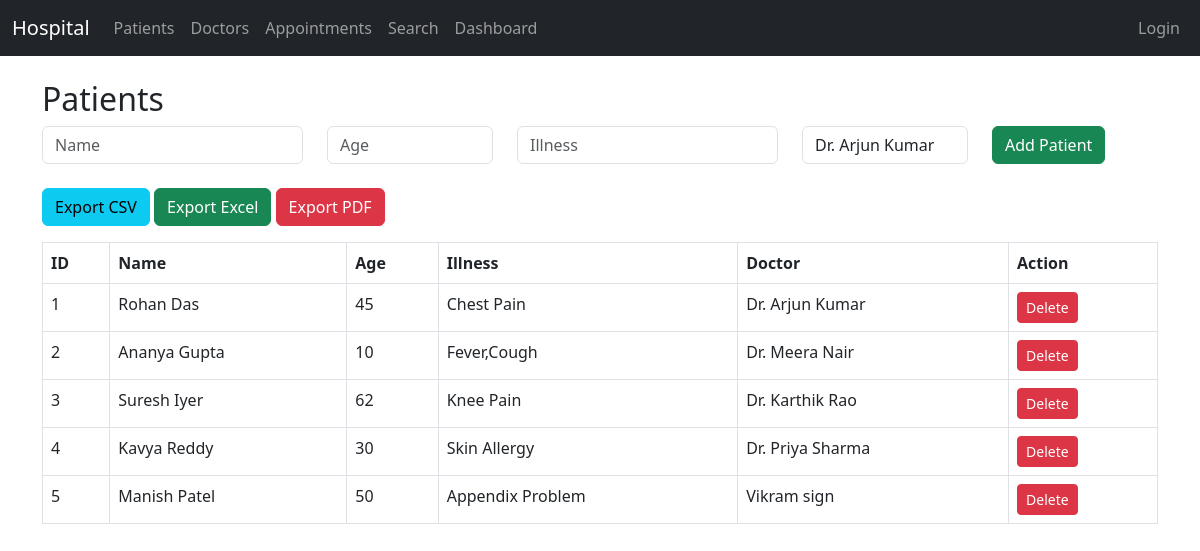
Page /patients on the committed database.
### tables this page shows
CREATE TABLE patients (
            id INTEGER PRIMARY KEY AUTOINCREMENT,
            name TEXT,
            age INTEGER,
            illness TEXT,
            doctor_id INTEGER,
            FOREIGN KEY (doctor_id) REFERENCES doctors(id)
        );

CREATE TABLE doctors (
            id INTEGER PRIMARY KEY AUTOINCREMENT,
            name TEXT,
            specialization TEXT,
            phone TEXT
        );

### app.py (the view)
@app.route('/patients')
def patients():
    conn = sqlite3.connect(DATABASE)
    cursor = conn.cursor()
    cursor.execute("""
        SELECT patients.id, patients.name, patients.age, patients.illness, doctors.name
        FROM patients
        LEFT JOIN doctors ON patients.doctor_id = doctors.id
    """)
    patients = cursor.fetchall()
    cursor.execute("SELECT id, name FROM doctors")
    doctors = cursor.fetchall()
    conn.close()
    return render_template('patients.html', patients=patients, doctors=doctors)

### templates/patients.html
{% extends "base.html" %}
{% block content %}
<h2>Patients</h2>
<form method="post" action="{{ url_for('add_patient') }}" class="mb-4">
  <div class="row">
    <div class="col-md-3">
      <input type="text" name="name" class="form-control" placeholder="Name" required>
    </div>
    <div class="col-md-2">
      <input type="number" name="age" class="form-control" placeholder="Age" required>
    </div>
    <div class="col-md-3">
      <input type="text" name="illness" class="form-control" placeholder="Illness" required>
    </div>
    <div class="col-md-2">
      <select name="doctor_id" class="form-control" required>
        {% for d in doctors %}
        <option value="{{ d[0] }}">{{ d[1] }}</option>
        {% endfor %}
      </select>
    </div>
    <div class="col-md-2">
      <button type="submit" class="btn btn-success">Add Patient</button>
    </div>
  </div>
</form>
<div class="mb-3">
  <a href="{{ url_for('export_csv') }}" class="btn btn-info">Export CSV</a>
  <a href="{{ url_for('export_excel') }}" class="btn btn-success">Export Excel</a>
  <a href="{{ url_for('export_pdf') }}" class="btn btn-danger">Export PDF</a>
</div>
<table class="table table-bordered">
  <thead>
    <tr>
      <th>ID</th><th>Name</th><th>Age</th><th>Illness</th><th>Doctor</th><th>Action</th>
    </tr>
  </thead>
  <tbody>
    {% for p in patients %}
    <tr>
      <td>{{ p[0] }}</td>
      <td>{{ p[1] }}</td>
      <td>{{ p[2] }}</td>
      <td>{{ p[3] }}</td>
      <td>{{ p[4] }}</td>
      <td><a href="{{ url_for('delete_patient', patient_id=p[0]) }}" class="btn btn-danger btn-sm">Delete</a></td>
    </tr>
    {% endfor %}
  </tbody>
</table>
{% endblock %}

### templates/base.html (shortened to what this page needs)
<!DOCTYPE html>
<html lang="en">
<head>
  <link href="https://cdn.jsdelivr.net/npm/bootstrap@5.3.0/dist/css/bootstrap.min.css" rel="stylesheet">
</head>
<body>
<nav class="navbar navbar-expand-lg navbar-dark bg-dark mb-4">
  <div class="container-fluid">
    <a class="navbar-brand" href="/dashboard">Hospital</a>
    <div class="collapse navbar-collapse">
      <ul class="navbar-nav me-auto">
        <li class="nav-item"><a class="nav-link" href="/patients">Patients</a></li>
        <li class="nav-item"><a class="nav-link" href="/doctors">Doctors</a></li>
        <li class="nav-item"><a class="nav-link" href="/appointments">Appointments</a></li>
        <li class="nav-item"><a class="nav-link" href="/search">Search</a></li>
        <li class="nav-item"><a class="nav-link" href="/dashboard">Dashboard</a></li>
      </ul>
      <ul class="navbar-nav">
        {% if session.user %}
        <li class="nav-item"><a class="nav-link" href="/logout">Logout</a></li>
        {% else %}
        <li class="nav-item"><a class="nav-link" href="/login">Login</a></li>
        {% endif %}
      </ul>
    </div>
  </div>
</nav>
<div class="container">
  {% block content %}{% endblock %}
</div>
</body>
</html>

### rows in the picture
patients: id "1", name "Rohan Das", age "45", illness "Chest Pain", name "Dr. Arjun Kumar"
patients: id "2", name "Ananya Gupta", age "10", illness "Fever,Cough", name "Dr. Meera Nair"
patients: id "3", name "Suresh Iyer", age "62", illness "Knee Pain", name "Dr. Karthik Rao"
patients: id "4", name "Kavya Reddy", age "30", illness "Skin Allergy", name "Dr. Priya Sharma"
patients: id "5", name "Manish Patel", age "50", illness "Appendix Problem", name "Vikram sign"

### other values in the picture
form field doctor_id "Dr. Arjun Kumar"
